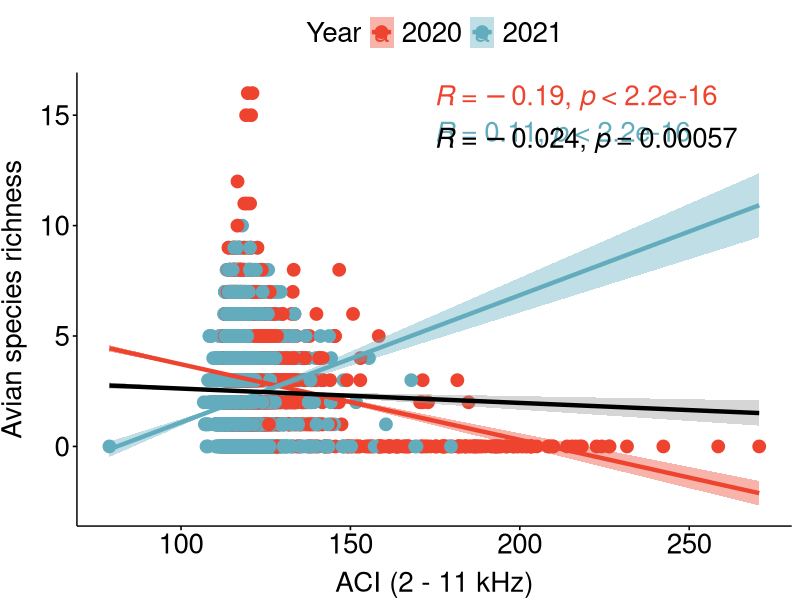
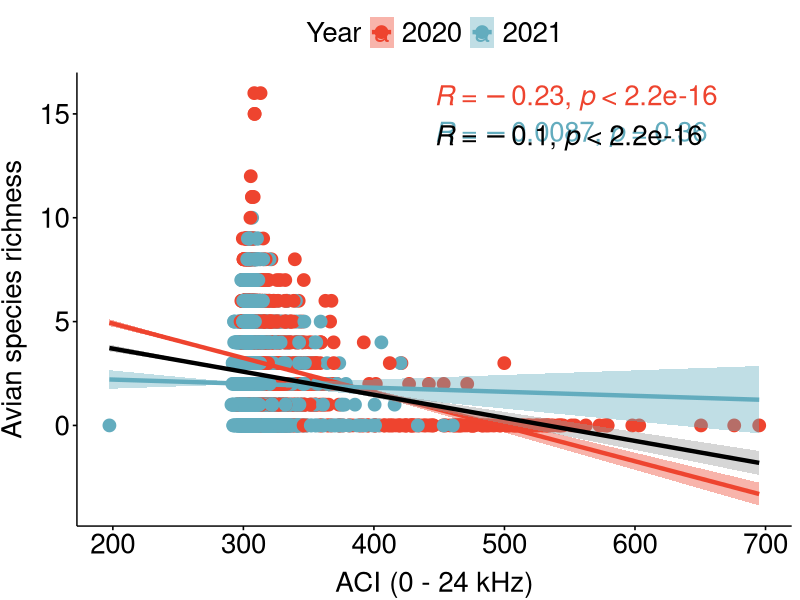
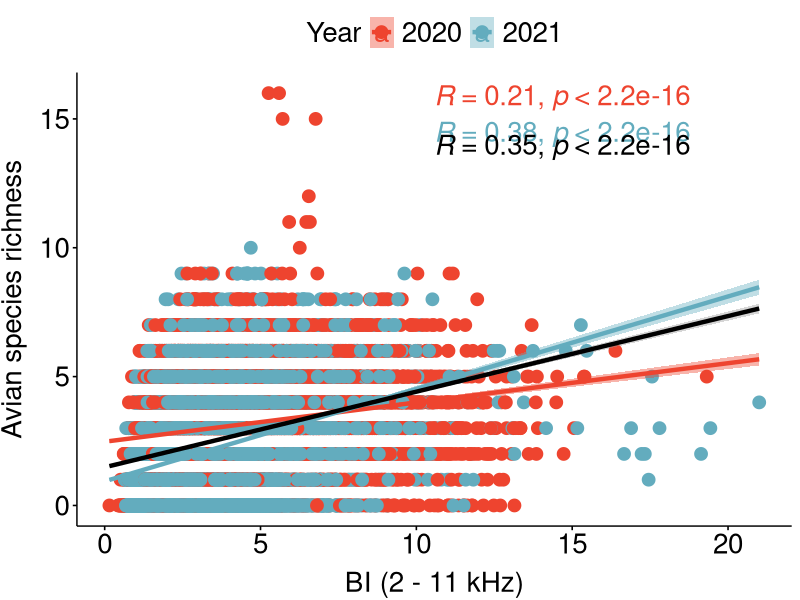
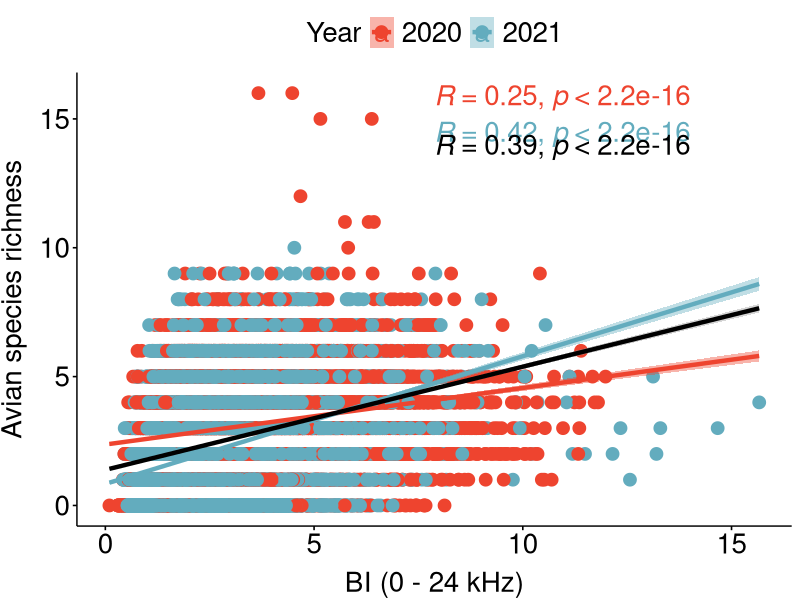
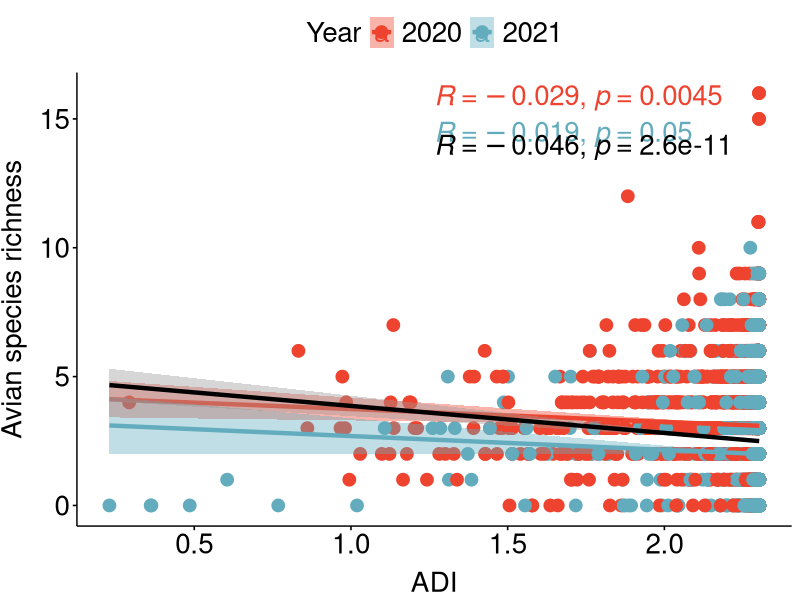
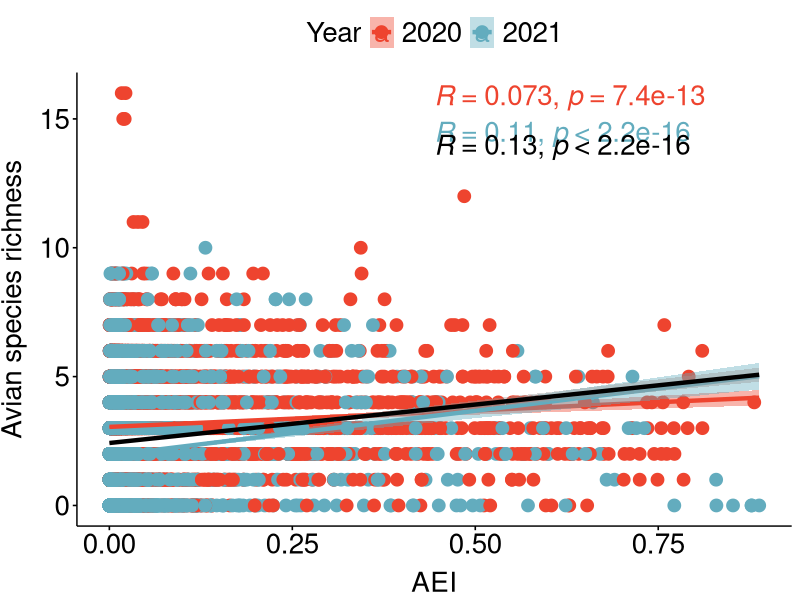
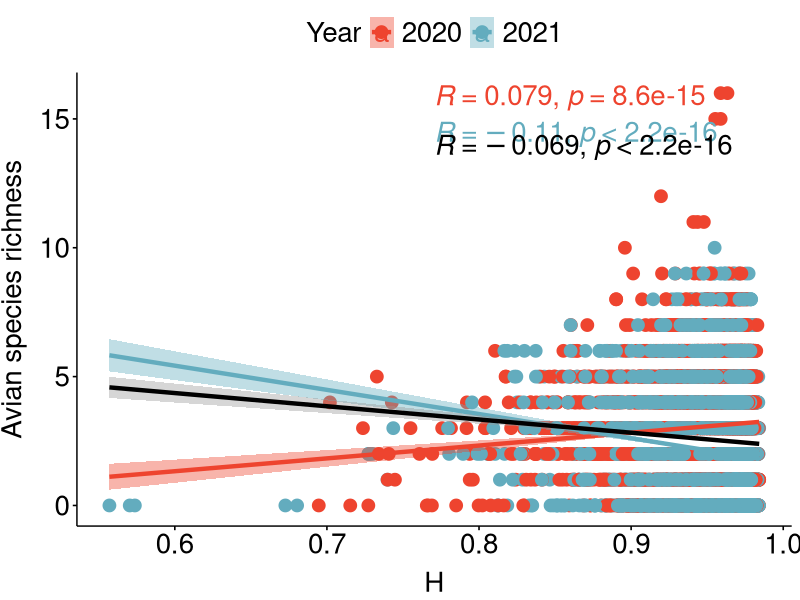
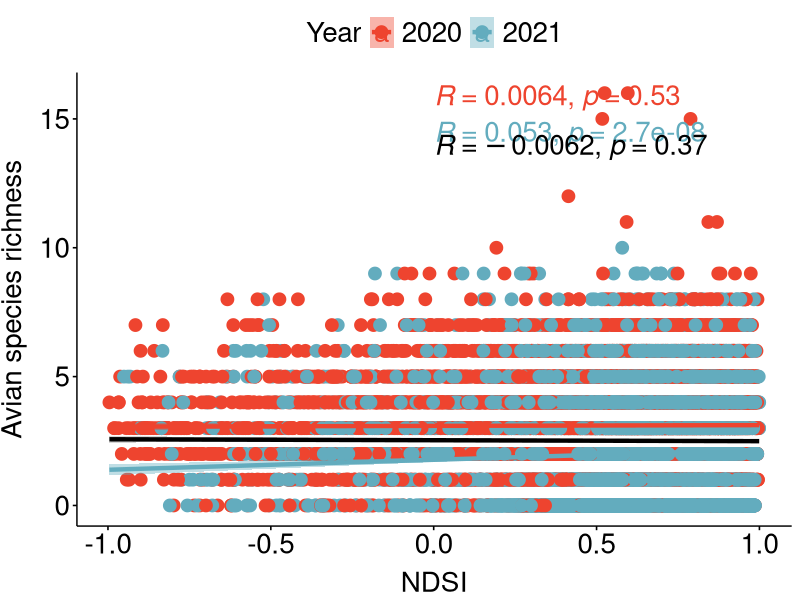

Reproduce these figures in R, in order. (Note: a time limit stopped this script after it produced the figures.)
## ---- chunk 1
knitr::opts_chunk$set(echo = TRUE)
## ---- chunk 2

## Load required libraries

library(ggpubr)

# Set working directory
setwd("E:/Acoustic_Indices/Revisions_CSP/Code-and-data-for-GitHub")

# Read data
Data <- read.csv("AI_SR.csv", header = TRUE)

#Check factor variables 
Data$Year<-as.factor(Data$Year) 

# Scatterplots showing correlation between indices and species richness
# using Pearson correlation and linear regression

corrdata <- Data[complete.cases(Data),]

# 1. ACI (2-11 kHz) - Species richness 
ggscatter(corrdata, x = "ACI_11k", y = "species_richness",
                add = "reg.line",               # Add regression line
                conf.int = TRUE,                # Add confidence interval
                color = "Year", palette = c("#EE442F","#63ACBE"), # Color by groups "Year"
                fullrange = TRUE,
                xlab = "ACI (2 - 11 kHz)", ylab = "Avian species richness",
                size = 4,
                add.params = list(size = 1.5))+
  stat_cor(aes(color = Year), label.x.npc = 0.5, label.y.npc = 1, method = "pearson",
           size = 7,
           cor.coef.name = c("R"))+ # Add correlation coefficient
  geom_smooth(method="lm", color="black", size = 1.5)+
  stat_cor(label.x.npc = 0.5, label.y.npc = 0.88, method = "pearson", cor.coef.name = c("R"),
           size = 7)+
  theme(axis.title.y = element_text(vjust = 2),
        axis.title.x = element_text(vjust = 0),
        text = element_text(size = 20),
        legend.text = element_text(size = 20))

# 2. ACI (0-24 kHz) - Species richness 
ggscatter(corrdata, x = "ACI_24k", y = "species_richness",
          add = "reg.line",               # Add regression line
          conf.int = TRUE,                # Add confidence interval
          color = "Year", palette = c("#EE442F","#63ACBE"), # Color by groups "Year"
          fullrange = TRUE,
          xlab = "ACI (0 - 24 kHz)", ylab = "Avian species richness",
          size = 4,
          add.params = list(size = 1.5))+
  stat_cor(aes(color = Year), label.x.npc = 0.5, label.y.npc = 1, method = "pearson",
           size = 7,
           cor.coef.name = c("R"))+ # Add correlation coefficient
  geom_smooth(method="lm", color="black", size = 1.5)+
  stat_cor(label.x.npc = 0.5, label.y.npc = 0.88, method = "pearson", cor.coef.name = c("R"),
           size = 7)+
  theme(axis.title.y = element_text(vjust = 2),
        axis.title.x = element_text(vjust = 0),
        text = element_text(size = 20),
        legend.text = element_text(size = 20))


# 3. BI (2-11 kHz) - Species richness 
ggscatter(corrdata, x = "BI_11k", y = "species_richness",
          add = "reg.line",               # Add regression line
          conf.int = TRUE,                # Add confidence interval
          color = "Year", palette = c("#EE442F","#63ACBE"), # Color by groups "Year"
          fullrange = TRUE,
          xlab = "BI (2 - 11 kHz)", ylab = "Avian species richness",
          size = 4,
          add.params = list(size = 1.5))+
  stat_cor(aes(color = Year), label.x.npc = 0.5, label.y.npc = 1, method = "pearson",
           size = 7,
           cor.coef.name = c("R"))+ # Add correlation coefficient
  geom_smooth(method="lm", color="black", size = 1.5)+
  stat_cor(label.x.npc = 0.5, label.y.npc = 0.88, method = "pearson", cor.coef.name = c("R"),
           size = 7)+
  theme(axis.title.y = element_text(vjust = 2),
        axis.title.x = element_text(vjust = 0),
        text = element_text(size = 20),
        legend.text = element_text(size = 20))

# 4. BI (0-24 kHz) - Species richness 
ggscatter(corrdata, x = "BI_24k", y = "species_richness",
          add = "reg.line",               # Add regression line
          conf.int = TRUE,                # Add confidence interval
          color = "Year", palette = c("#EE442F","#63ACBE"), # Color by groups "Year"
          fullrange = TRUE,
          xlab = "BI (0 - 24 kHz)", ylab = "Avian species richness",
          size = 4,
          add.params = list(size = 1.5))+
  stat_cor(aes(color = Year), label.x.npc = 0.5, label.y.npc = 1, method = "pearson",
           size = 7,
           cor.coef.name = c("R"))+ # Add correlation coefficient
  geom_smooth(method="lm", color="black", size = 1.5)+
  stat_cor(label.x.npc = 0.5, label.y.npc = 0.88, method = "pearson", cor.coef.name = c("R"),
           size = 7)+
  theme(axis.title.y = element_text(vjust = 2),
        axis.title.x = element_text(vjust = 0),
        text = element_text(size = 20),
        legend.text = element_text(size = 20))

# 5. ADI - Species richness 
ggscatter(corrdata, x = "ADI", y = "species_richness",
          add = "reg.line",               # Add regression line
          conf.int = TRUE,                # Add confidence interval
          color = "Year", palette = c("#EE442F","#63ACBE"), # Color by groups "Year"
          fullrange = TRUE,
          xlab = "ADI", ylab = "Avian species richness",
          size = 4,
          add.params = list(size = 1.5))+
  stat_cor(aes(color = Year), label.x.npc = 0.5, label.y.npc = 1, method = "pearson",
           size = 7,
           cor.coef.name = c("R"))+ # Add correlation coefficient
  geom_smooth(method="lm", color="black", size = 1.5)+
  stat_cor(label.x.npc = 0.5, label.y.npc = 0.88, method = "pearson", cor.coef.name = c("R"),
           size = 7)+
  theme(axis.title.y = element_text(vjust = 2),
        axis.title.x = element_text(vjust = 0),
        text = element_text(size = 20),
        legend.text = element_text(size = 20))


# 6. AEI - Species richness 
ggscatter(corrdata, x = "AEI", y = "species_richness",
          add = "reg.line",               # Add regression line
          conf.int = TRUE,                # Add confidence interval
          color = "Year", palette = c("#EE442F","#63ACBE"), # Color by groups "Year"
          fullrange = TRUE,
          xlab = "AEI", ylab = "Avian species richness",
          size = 4,
          add.params = list(size = 1.5))+
  stat_cor(aes(color = Year), label.x.npc = 0.5, label.y.npc = 1, method = "pearson",
           size = 7,
           cor.coef.name = c("R"))+ # Add correlation coefficient
  geom_smooth(method="lm", color="black", size = 1.5)+
  stat_cor(label.x.npc = 0.5, label.y.npc = 0.88, method = "pearson", cor.coef.name = c("R"),
           size = 7)+
  theme(axis.title.y = element_text(vjust = 2),
        axis.title.x = element_text(vjust = 0),
        text = element_text(size = 20),
        legend.text = element_text(size = 20))


# 7. H - Species richness 
ggscatter(corrdata, x = "H", y = "species_richness",
          add = "reg.line",               # Add regression line
          conf.int = TRUE,                # Add confidence interval
          color = "Year", palette = c("#EE442F","#63ACBE"), # Color by groups "Year"
          fullrange = TRUE,
          xlab = "H", ylab = "Avian species richness",
          size = 4,
          add.params = list(size = 1.5))+
  stat_cor(aes(color = Year), label.x.npc = 0.5, label.y.npc = 1, method = "pearson",
           size = 7,
           cor.coef.name = c("R"))+ # Add correlation coefficient
  geom_smooth(method="lm", color="black", size = 1.5)+
  stat_cor(label.x.npc = 0.5, label.y.npc = 0.88, method = "pearson", cor.coef.name = c("R"),
           size = 7)+
  theme(axis.title.y = element_text(vjust = 2),
        axis.title.x = element_text(vjust = 0),
        text = element_text(size = 20),
        legend.text = element_text(size = 20))

# 8. AEI - Species richness 
ggscatter(corrdata, x = "NDSI", y = "species_richness",
          add = "reg.line",               # Add regression line
          conf.int = TRUE,                # Add confidence interval
          color = "Year", palette = c("#EE442F","#63ACBE"), # Color by groups "Year"
          fullrange = TRUE,
          xlab = "NDSI", ylab = "Avian species richness",
          size = 4,
          add.params = list(size = 1.5))+
  stat_cor(aes(color = Year), label.x.npc = 0.5, label.y.npc = 1, method = "pearson",
           size = 7,
           cor.coef.name = c("R"))+ # Add correlation coefficient
  geom_smooth(method="lm", color="black", size = 1.5)+
  stat_cor(label.x.npc = 0.5, label.y.npc = 0.88, method = "pearson", cor.coef.name = c("R"),
           size = 7)+
  theme(axis.title.y = element_text(vjust = 2),
        axis.title.x = element_text(vjust = 0),
        text = element_text(size = 20),
        legend.text = element_text(size = 20))

# 9. NP (2-11 kHz) - Species richness 
ggscatter(corrdata, x = "NP_11k", y = "species_richness",
          add = "reg.line",               # Add regression line
          conf.int = TRUE,                # Add confidence interval
          color = "Year", palette = c("#EE442F","#63ACBE"), # Color by groups "Year"
          fullrange = TRUE,
          xlab = "NP (2 - 11 kHz)", ylab = "Avian species richness",
          size = 4,
          add.params = list(size = 1.5))+
  stat_cor(aes(color = Year), label.x.npc = 0.5, label.y.npc = 1, method = "pearson",
           size = 7,
           cor.coef.name = c("R"))+ # Add correlation coefficient
  geom_smooth(method="lm", color="black", size = 1.5)+
  stat_cor(label.x.npc = 0.5, label.y.npc = 0.88, method = "pearson", cor.coef.name = c("R"),
           size = 7)+
  theme(axis.title.y = element_text(vjust = 2),
        axis.title.x = element_text(vjust = 0),
        text = element_text(size = 20),
        legend.text = element_text(size = 20))


## ---- chunk 3
# Scatterplots showing correlation between indices and species richness
# using Spearmann rank correlation and non-linear regression

# 1. ACI (2-11 kHz) - Species richness 
ggscatter(corrdata, x = "ACI_11k", y = "species_richness",
          add = "loess",               # Add regression line
          conf.int = TRUE,                # Add confidence interval
          color = "Year", palette = c("#EE442F","#63ACBE"), # Color by groups "Year"
          fullrange = TRUE,
          xlab = "ACI (2 - 11 kHz)", ylab = "Avian species richness",
          size = 4,
          add.params = list(size = 1.5))+
  stat_cor(aes(color = Year), label.x.npc = 0.5, label.y.npc = 1, method = "spearman",
           size = 7,
           cor.coef.name = c("rho"))+ # Add correlation coefficient
  geom_smooth(method="loess", color="black", size = 1.5)+
  stat_cor(label.x.npc = 0.5, label.y.npc = 0.88, method = "spearman", cor.coef.name = c("rho"),
           size = 7)+
  theme(axis.title.y = element_text(vjust = 2),
        axis.title.x = element_text(vjust = 0),
        text = element_text(size = 20),
        legend.text = element_text(size = 20))

# 2. ACI (0-24 kHz) - Species richness 
ggscatter(corrdata, x = "ACI_24k", y = "species_richness",
          add = "loess",               # Add regression line
          conf.int = TRUE,                # Add confidence interval
          color = "Year", palette = c("#EE442F","#63ACBE"), # Color by groups "Year"
          fullrange = TRUE,
          xlab = "ACI (0 - 24 kHz)", ylab = "Avian species richness",
          size = 4,
          add.params = list(size = 1.5))+
  stat_cor(aes(color = Year), label.x.npc = 0.5, label.y.npc = 1, method = "spearman",
           size = 7,
           cor.coef.name = c("rho"))+ # Add correlation coefficient
  geom_smooth(method="loess", color="black", size = 1.5)+
  stat_cor(label.x.npc = 0.5, label.y.npc = 0.88, method = "spearman", cor.coef.name = c("rho"),
           size = 7)+
  theme(axis.title.y = element_text(vjust = 2),
        axis.title.x = element_text(vjust = 0),
        text = element_text(size = 20),
        legend.text = element_text(size = 20))


# 3. BI (2-11 kHz) - Species richness 
ggscatter(corrdata, x = "BI_11k", y = "species_richness",
          add = "loess",               # Add regression line
          conf.int = TRUE,                # Add confidence interval
          color = "Year", palette = c("#EE442F","#63ACBE"), # Color by groups "Year"
          fullrange = TRUE,
          xlab = "BI (2 - 11 kHz)", ylab = "Avian species richness",
          size = 4,
          add.params = list(size = 1.5))+
  stat_cor(aes(color = Year), label.x.npc = 0.5, label.y.npc = 1, method = "spearman",
           size = 7,
           cor.coef.name = c("rho"))+ # Add correlation coefficient
  geom_smooth(method="loess", color="black", size = 1.5)+
  stat_cor(label.x.npc = 0.5, label.y.npc = 0.88, method = "spearman", cor.coef.name = c("rho"),
           size = 7)+
  theme(axis.title.y = element_text(vjust = 2),
        axis.title.x = element_text(vjust = 0),
        text = element_text(size = 20),
        legend.text = element_text(size = 20))

# 4. BI (0-24 kHz) - Species richness 
ggscatter(corrdata, x = "BI_24k", y = "species_richness",
          add = "loess",               # Add regression line
          conf.int = TRUE,                # Add confidence interval
          color = "Year", palette = c("#EE442F","#63ACBE"), # Color by groups "Year"
          fullrange = TRUE,
          xlab = "BI (0 - 24 kHz)", ylab = "Avian species richness",
          size = 4,
          add.params = list(size = 1.5))+
  stat_cor(aes(color = Year), label.x.npc = 0.5, label.y.npc = 1, method = "spearman",
           size = 7,
           cor.coef.name = c("rho"))+ # Add correlation coefficient
  geom_smooth(method="loess", color="black", size = 1.5)+
  stat_cor(label.x.npc = 0.5, label.y.npc = 0.88, method = "spearman", cor.coef.name = c("rho"),
           size = 7)+
  theme(axis.title.y = element_text(vjust = 2),
        axis.title.x = element_text(vjust = 0),
        text = element_text(size = 20),
        legend.text = element_text(size = 20))

# 5. ADI - Species richness 
ggscatter(corrdata, x = "ADI", y = "species_richness",
          add = "loess",               # Add regression line
          conf.int = TRUE,                # Add confidence interval
          color = "Year", palette = c("#EE442F","#63ACBE"), # Color by groups "Year"
          fullrange = TRUE,
          xlab = "ADI", ylab = "Avian species richness",
          size = 4,
          add.params = list(size = 1.5))+
  stat_cor(aes(color = Year), label.x.npc = 0.5, label.y.npc = 1, method = "spearman",
           size = 7,
           cor.coef.name = c("rho"))+ # Add correlation coefficient
  geom_smooth(method="loess", color="black", size = 1.5)+
  stat_cor(label.x.npc = 0.5, label.y.npc = 0.88, method = "spearman", cor.coef.name = c("rho"),
           size = 7)+
  theme(axis.title.y = element_text(vjust = 2),
        axis.title.x = element_text(vjust = 0),
        text = element_text(size = 20),
        legend.text = element_text(size = 20))


# 6. AEI - Species richness 
ggscatter(corrdata, x = "AEI", y = "species_richness",
          add = "loess",               # Add regression line
          conf.int = TRUE,                # Add confidence interval
          color = "Year", palette = c("#EE442F","#63ACBE"), # Color by groups "Year"
          fullrange = TRUE,
          xlab = "AEI", ylab = "Avian species richness",
          size = 4,
          add.params = list(size = 1.5))+
  stat_cor(aes(color = Year), label.x.npc = 0.5, label.y.npc = 1, method = "spearman",
           size = 7,
           cor.coef.name = c("rho"))+ # Add correlation coefficient
  geom_smooth(method="loess", color="black", size = 1.5)+
  stat_cor(label.x.npc = 0.5, label.y.npc = 0.88, method = "spearman", cor.coef.name = c("rho"),
           size = 7)+
  theme(axis.title.y = element_text(vjust = 2),
        axis.title.x = element_text(vjust = 0),
        text = element_text(size = 20),
        legend.text = element_text(size = 20))


# 7. H - Species richness 
ggscatter(corrdata, x = "H", y = "species_richness",
          add = "loess",               # Add regression line
          conf.int = TRUE,                # Add confidence interval
          color = "Year", palette = c("#EE442F","#63ACBE"), # Color by groups "Year"
          fullrange = TRUE,
          xlab = "H", ylab = "Avian species richness",
          size = 4,
          add.params = list(size = 1.5))+
  stat_cor(aes(color = Year), label.x.npc = 0.5, label.y.npc = 1, method = "spearman",
           size = 7,
           cor.coef.name = c("rho"))+ # Add correlation coefficient
  geom_smooth(method="loess", color="black", size = 1.5)+
  stat_cor(label.x.npc = 0.5, label.y.npc = 0.88, method = "spearman", cor.coef.name = c("rho"),
           size = 7)+
  theme(axis.title.y = element_text(vjust = 2),
        axis.title.x = element_text(vjust = 0),
        text = element_text(size = 20),
        legend.text = element_text(size = 20))

# 8. AEI - Species richness 
ggscatter(corrdata, x = "NDSI", y = "species_richness",
          add = "loess",               # Add regression line
          conf.int = TRUE,                # Add confidence interval
          color = "Year", palette = c("#EE442F","#63ACBE"), # Color by groups "Year"
          fullrange = TRUE,
          xlab = "NDSI", ylab = "Avian species richness",
          size = 4,
          add.params = list(size = 1.5))+
  stat_cor(aes(color = Year), label.x.npc = 0.5, label.y.npc = 1, method = "spearman",
           size = 7,
           cor.coef.name = c("rho"))+ # Add correlation coefficient
  geom_smooth(method="loess", color="black", size = 1.5)+
  stat_cor(label.x.npc = 0.5, label.y.npc = 0.88, method = "spearman", cor.coef.name = c("rho"),
           size = 7)+
  theme(axis.title.y = element_text(vjust = 2),
        axis.title.x = element_text(vjust = 0),
        text = element_text(size = 20),
        legend.text = element_text(size = 20))

# 9. NP (2-11 kHz) - Species richness 
ggscatter(corrdata, x = "NP_11k", y = "species_richness",
          add = "loess",               # Add regression line
          conf.int = TRUE,                # Add confidence interval
          color = "Year", palette = c("#EE442F","#63ACBE"), # Color by groups "Year"
          fullrange = TRUE,
          xlab = "NP (2 - 11 kHz)", ylab = "Avian species richness",
          size = 4,
          add.params = list(size = 1.5))+
  stat_cor(aes(color = Year), label.x.npc = 0.5, label.y.npc = 1, method = "spearman",
           size = 7,
           cor.coef.name = c("rho"))+ # Add correlation coefficient
  geom_smooth(method="loess", color="black", size = 1.5)+
  stat_cor(label.x.npc = 0.5, label.y.npc = 0.88, method = "spearman", cor.coef.name = c("rho"),
           size = 7)+
  theme(axis.title.y = element_text(vjust = 2),
        axis.title.x = element_text(vjust = 0),
        text = element_text(size = 20),
        legend.text = element_text(size = 20))
